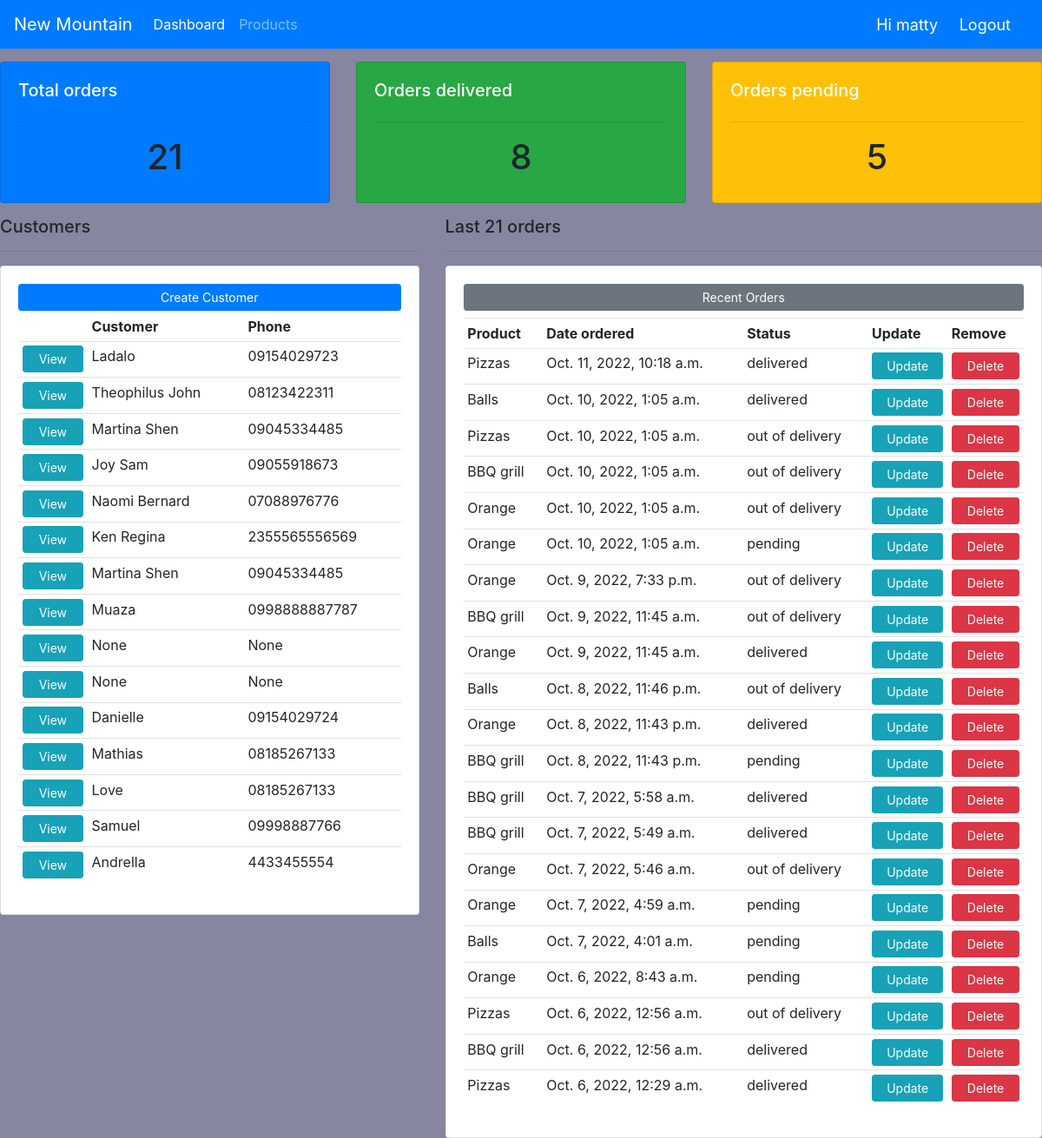
The app's page / (signed in) with its own data.
### commerceapp/models.py (models this page shows, shortened)
class Customer(models.Model):
    user = models.OneToOneField(User, blank=True, null=True, on_delete=models.CASCADE)
    name = models.CharField(max_length=200, null=True)
    phone = models.CharField(max_length=200, null=True)
    email = models.CharField(max_length=200, null=True)
    profile_pic = models.ImageField(null=True, default='blank-img.jpg', blank=True)
    date = models.DateTimeField(auto_now_add=True, null=True)

class Order(models.Model):
    STATUS = (
        ('pending', 'pending'),
        ('out of delivery', 'out of delivery'),
        ('delivered', 'delivered'),
    )
    customer = models.ForeignKey(Customer, null=True, on_delete=models.SET_NULL)
    product = models.ForeignKey(Product, null=True, on_delete=models.SET_NULL)
    date = models.DateTimeField(auto_now_add=True, null=True)
    status = models.CharField(max_length=200, null=True, choices=STATUS)

class Product(models.Model):
    CATEGORY = (
        ('indoor','indoor'),
        ('outdoor','outdoor'),
    )
    name = models.CharField(max_length=200, null=True)
    price = models.FloatField(null=True)
    category = models.CharField(max_length=200, null=True, choices=CATEGORY)
    description = models.CharField(max_length=200, null=True, blank=True)
    date = models.DateTimeField(auto_now_add=True, null=True)
    tags = models.ManyToManyField(Tag)
    note = models.CharField(max_length=2000, null=True)
    def __str__(self):
        return self.name

### commerceapp/decorators.py (the view)
    def wrapper_function(request, *args, **kwargs):
        group = None
        if request.user.groups.exists():
            group = request.user.groups.all()[0].name
        if group == 'customers':
            return redirect('user')
        if group == 'admin':
            return view_func(request, *args, **kwargs)

### commerceapp/views.py (called while the page is built)
@login_required(login_url='login')
@admin_only
def dashboard(request):
    customers = Customer.objects.all()
    orders = Order.objects.all()
    total_delivered = orders.filter(status='delivered').count()
    total_pending = orders.filter(status='pending').count()
    orderlist = orders.count()
    context = {
        'customers': customers,
        'orders': orders,
        'orderlength': orderlist,
        'total_delivered': total_delivered,
        'total_pending': total_pending,
    }
    return render(request, 'dashboard.html', context)

### commerceapp/templates/dashboard.html
{% extends "main.html" %}
{% load static %}
{% block content %}
{% include 'navbar.html' %}
<div class="row info-div">
    <div class="col-md ">
        <div class="card card-body bg-primary">
            <h5>Total orders</h5>
            <hr>
            <h1 align="center">{{orderlength}}</h1>
        </div>
    </div>
    <div class="col-md ">
        <div class="card card-body bg-success">
            <h5>Orders delivered</h5>
            <hr>
            <h1 align="center">{{total_delivered}}</h1>
        </div>
    </div>
    <div class="col-md">
        <div class="card card-body bg-warning">
            <h5>Orders pending</h5>
            <hr>
            <h1 align="center">{{total_pending}}</h1>
        </div>
    </div>
</div>
<div class="row">
    <div class="col-md-5">
        <h5>Customers</h5>
        <hr>
        <div class="card card-body">
            <a href="#" class="btn btn-primary btn-sm btn-block">
                Create Customer
            </a>
            <table class="table table-sm">
                <tr>
                    <th></th>
                    <th>Customer</th>
                    <th>Phone</th>
                </tr>
                {% for customer in customers %}
                <tr>
                    <td><a href="customers/{{customer.id}}" class="btn btn-info btn-sm btn-block">View</a></td>
                    <td>{{ customer.name }}</td>
                    <td>{{ customer.phone }}</td>
                </tr>
                {% endfor %}
            </table>
        </div>
    </div>
    <div class="col-md-7">
        <h5>Last {{orderlength}} orders</h5>
        <hr>
        <div class="card card-body">
            <h5 class="btn btn-secondary btn-sm btn-block">
                Recent Orders
            </h5>
            <table class="table table-sm">
                <tr>
                    <th>Product</th>
                    <th>Date ordered</th>
                    <th>Status</th>
                    <th>Update</th>
                    <th>Remove</th>
                </tr>
                {% for order in orders reversed %}
                <tr>
                    <td>{{order.product}}</td>
                    <td>{{order.date}}</td>
                    <td>{{order.status}}</td>
                    <td><a href="updateorder/{{order.id}}" class="btn btn-info btn-sm btn-block">Update</a></td>
                    <td><a href="delete/{{order.id}}" class="btn btn-danger btn-sm btn-block">Delete</a></td>
                </tr>
                {% endfor %}
            </table>
        </div>
    </div>
    </div>
{% endblock %}

### commerceapp/templates/main.html (shortened to what this page needs)
{% load static %}
<!DOCTYPE html>
<html lang="en">
<head>
    <link rel="stylesheet" href="https://cdn.jsdelivr.net/npm/bootstrap@4.0.0/dist/css/bootstrap.min.css">
    <link rel="stylesheet" href="{% static 'styles.css' %}">
</head>
<body>
    {% block content %}
    {% endblock %}
</body>
</html>

### commerceapp/templates/navbar.html (shortened to what this page needs)
<nav class="navbar navbar-expand-lg navbar-dark bg-primary">
    <a class="navbar-brand" href="{% url 'dashboard' %}">New Mountain</a>
    {% if request.user.is_staff %}
    <div class="collapse navbar-collapse" id="navbarNavAltMarkup">
      <div class="navbar-nav">
        <a class="nav-item nav-link active" href="/">Dashboard <span class="sr-only">(current)</span></a>
        <a class="nav-item nav-link" href="/products">Products</a>
      </div>
    </div>
    {% else %}
    <div>
      <a href="{% url 'account-setting' %}" class="log">Settings</a>
    </div>
    {% endif %}
    <div>
      <span class="log">Hi {{request.user}}</span>
      <span><a href="{% url 'logout' %}" class='log'>Logout</a></span>
    </div>
  </nav>

### commerceapp/static/styles.css (style rules this page uses)
body { background-color: rgb(134, 134, 160); }
.info-div { padding:15px 0; align-items: center; }
.info-div h5 { color: #fff; }

### commerceapp/templates/navbar.html (style rules this page uses)
.log { color:white; font-size:18px; text-decoration:none; margin-right:20px; }

### records on screen
Customer: name "Ladalo", phone "09154029723"
Customer: name "Theophilus John", phone "08123422311"
Customer: name "Martina Shen", phone "09045334485"
Customer: name "Joy Sam", phone "09055918673"
Customer: name "Naomi Bernard", phone "07088976776"
Customer: name "Ken Regina", phone "2355565556569"
Customer: name "Martina Shen", phone "09045334485"
Customer: name "Muaza", phone "0998888887787"
Customer: name "None", phone "None"
Customer: name "None", phone "None"
Customer: name "Danielle", phone "09154029724"
Customer: name "Mathias", phone "08185267133"
Customer: name "Love", phone "08185267133"
Customer: name "Samuel", phone "09998887766"
Customer: name "Andrella", phone "4433455554"
Order: product "Pizzas", date "Oct. 11, 2022, 10:18 a.m.", status "delivered"
Order: product "Balls", date "Oct. 10, 2022, 1:05 a.m.", status "delivered"
Order: product "Pizzas", date "Oct. 10, 2022, 1:05 a.m.", status "out of delivery"
Order: product "BBQ grill", date "Oct. 10, 2022, 1:05 a.m.", status "out of delivery"
Order: product "Orange", date "Oct. 10, 2022, 1:05 a.m.", status "out of delivery"
Order: product "Orange", date "Oct. 10, 2022, 1:05 a.m.", status "pending"
Order: product "Orange", date "Oct. 9, 2022, 7:33 p.m.", status "out of delivery"
Order: product "BBQ grill", date "Oct. 9, 2022, 11:45 a.m.", status "out of delivery"
Order: product "Orange", date "Oct. 9, 2022, 11:45 a.m.", status "delivered"
Order: product "Balls", date "Oct. 8, 2022, 11:46 p.m.", status "out of delivery"
Order: product "Orange", date "Oct. 8, 2022, 11:43 p.m.", status "delivered"
Order: product "BBQ grill", date "Oct. 8, 2022, 11:43 p.m.", status "pending"
Order: product "BBQ grill", date "Oct. 7, 2022, 5:58 a.m.", status "delivered"
Order: product "BBQ grill", date "Oct. 7, 2022, 5:49 a.m.", status "delivered"
Order: product "Orange", date "Oct. 7, 2022, 5:46 a.m.", status "out of delivery"
Order: product "Orange", date "Oct. 7, 2022, 4:59 a.m.", status "pending"
Order: product "Balls", date "Oct. 7, 2022, 4:01 a.m.", status "pending"
Order: product "Orange", date "Oct. 6, 2022, 8:43 a.m.", status "pending"
Order: product "Pizzas", date "Oct. 6, 2022, 12:56 a.m.", status "out of delivery"
Order: product "BBQ grill", date "Oct. 6, 2022, 12:56 a.m.", status "delivered"
Order: product "Pizzas", date "Oct. 6, 2022, 12:29 a.m.", status "delivered"

### other values on screen
{{ request.user }} "matty"
{{ orderlength }} "21"
{{ total_delivered }} "8"
{{ total_pending }} "5"
